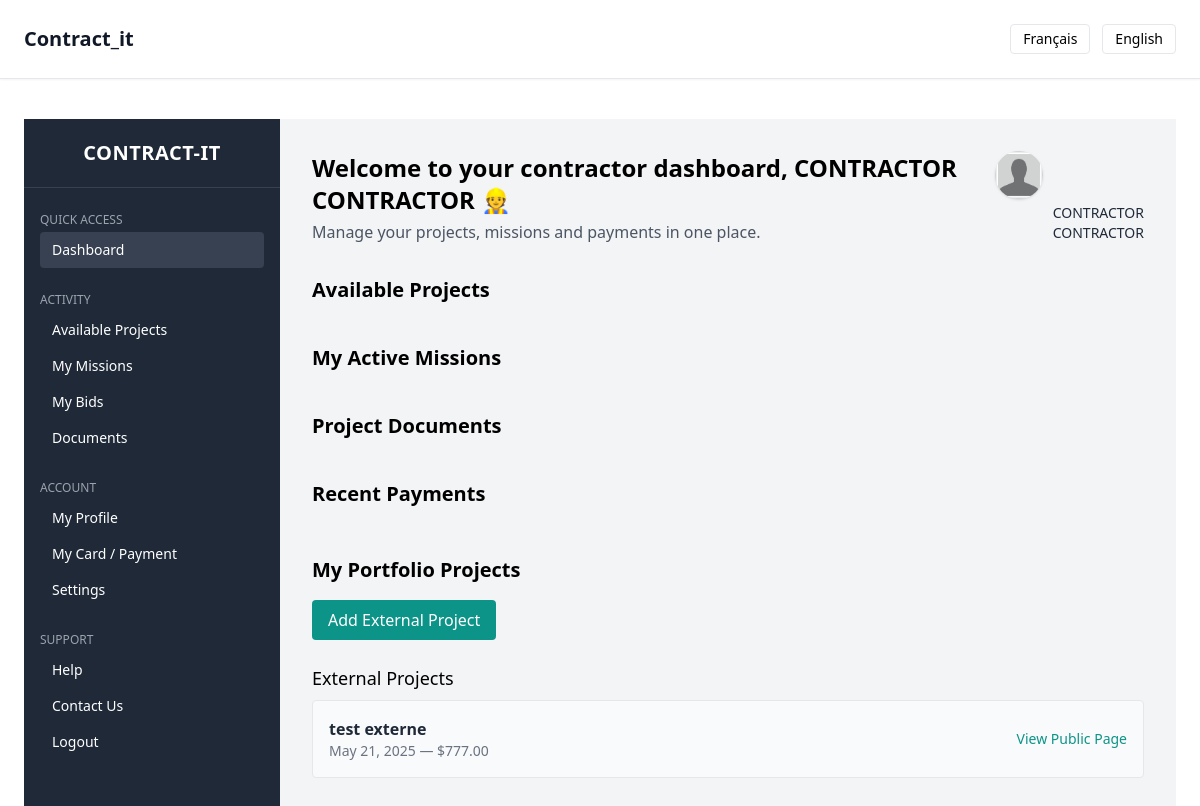
Screenshot of /api/accounts/dashboard/contractor/ (signed in) with the database file from the repository.
### accounts/models.py (models this page shows, shortened)
class CustomUser(AbstractBaseUser, PermissionsMixin):
    email = models.EmailField(unique=True, help_text="Adresse courriel utilisée pour se connecter à la plateforme. Obligatoire.")
    first_name = models.CharField(max_length=150, blank=True, help_text="Prénom de l'utilisateur. Optionnel.")
    last_name = models.CharField(max_length=150, blank=True, help_text="Nom de famille de l'utilisateur. Optionnel.")
    phone = models.CharField(max_length=15, blank=True, help_text="Numéro de téléphone. Optionnel.")
    city = models.CharField(max_length=100, help_text="Ville de résidence de l'utilisateur. Obligatoire.")
    language = models.CharField(max_length=10, choices=LANGUAGE_CHOICES, default='fr', help_text="Langue de l'interface utilisateur.")
    profile_picture = models.ImageField(
        upload_to='profiles/',
        blank=True,
        null=True,
        default='core/images/default-avatar.jpg',
        help_text="Photo de profil affichée publiquement. Optionnel."
    )
    bio = models.TextField(blank=True, help_text="Courte biographie affichée publiquement. Optionnel.")
    company_name = models.CharField(max_length=255, blank=True, help_text="Nom d'entreprise ou identité professionnelle. Optionnel.")
    is_verified = models.BooleanField(default=False, help_text="Statut de vérification validé manuellement par l'équipe. Optionnel.")
    date_joined = models.DateTimeField(auto_now_add=True, help_text="Date d'inscription de l'utilisateur. Générée automatiquement.")
    is_client = models.BooleanField(default=False, help_text="L'utilisateur peut publier des projets (client).")
    is_contractor = models.BooleanField(default=False, help_text="L'utilisateur peut proposer ses services (entrepreneur).")
    specialties = models.CharField(max_length=255, blank=True, help_text="Spécialités : plomberie, électricité, toiture, etc.")
    hourly_rate = models.DecimalField(max_digits=8, decimal_places=2, null=True, blank=True, help_text="Tarif horaire proposé. Optionnel.")
    availability = models.CharField(max_length=100, blank=True, help_text="Disponibilité actuelle (ex. : Disponible en juin).")
    certifications = models.TextField(blank=True, help_text="Certifications détenues (RBQ, ASP, etc.).")
    project_history_count = models.PositiveIntegerField(default=0, help_text="Nombre total de projets publiés.")
    USERNAME_FIELD = 'email'
    REQUIRED_FIELDS = ['language']
    objects = CustomUserManager()
    is_active = models.BooleanField(default=True, help_text="Statut actif du compte.")
    is_staff = models.BooleanField(default=False, help_text="Autorisation d'accès à l’interface d’administration.")

### projects/models.py (models this page shows, shortened)
class ExternalPortfolioItem(models.Model):
    user = models.ForeignKey(
        CustomUser,
        on_delete=models.CASCADE,  # 🔁 Si l'utilisateur est supprimé, ses projets le sont aussi
        related_name='external_portfolio_items',
        help_text="Utilisateur (entrepreneur) ayant réalisé ce projet externe."
    )
    title = models.CharField(
        max_length=100,
        help_text="Titre court et explicite du projet externe (ex. : Rénovation cuisine 2023)."
    )
    description = models.TextField(
        blank=True,
        help_text="Description libre du projet (matériaux, durée, défis techniques…)."
    )
    date = models.DateField(
        help_text="Date à laquelle le projet a été réalisé (mois ou année)."
    )
    duration = models.CharField(
        max_length=100,
        help_text="Durée totale du projet (ex. : 3 semaines, 2 mois)."
    )
    price = models.DecimalField(
        max_digits=10,  # 🔢 Jusqu’à 9 999 999.99
        decimal_places=2,
        help_text="Montant payé pour la réalisation du projet (en dollars CAD)."
    )
    created_at = models.DateTimeField(
        auto_now_add=True,
        help_text="Date d’enregistrement de ce projet dans le portfolio."
    )
    visible_in_portfolio = models.BooleanField(
        default=True,
        help_text="Ce projet est-il visible par les visiteurs du profil public ?"
    )

### accounts/views.py (the view)
# urls.py: path("dashboard/contractor/", views.contractor_dashboard_view, name="contractor_dashboard_view"),  # Tableau de bord entrepreneur
@login_required
@contractor_required
def contractor_dashboard_view(request):
    return render(request, "accounts/contractor_dashboard.html", {
        "user": request.user
    })

### accounts/context_processors.py (called while the page is built)
def user_roles(request):
    user = request.user  # 🔍 Récupère l’utilisateur connecté (AnonymousUser si non connecté)
    return {
        'is_client': getattr(user, 'is_client', False),         # ✅ True si client, sinon False
        'is_contractor': getattr(user, 'is_contractor', False)  # ✅ True si entrepreneur, sinon False
    }

### accounts/permissions.py (called while the page is built)
def contractor_required(view_func):
    actual_decorator = user_passes_test(
        lambda u: u.is_authenticated and u.is_contractor,  # 🧠 Condition à respecter
        login_url='/login/'                                # 🔁 Redirection si la condition échoue
    )
    return actual_decorator(view_func)  # 🔄 On retourne la vue modifiée par le décorateur

### accounts/templates/accounts/contractor_dashboard.html (shortened to what this page needs)
{% extends "core/useful/base2.html" %}
{% load i18n %}
{% load static %}
{% block content %}
<div class="flex min-h-screen bg-gray-100">
    <aside class="w-64 bg-gray-800 text-white flex flex-col justify-between">
        <div>
            <div class="px-6 py-5 text-center border-b border-gray-700">
                <h1 class="text-xl font-bold tracking-wide uppercase text-white">CONTRACT-IT</h1>
            </div>
            <nav class="mt-6 px-4 space-y-4 text-sm">
                <div>
                    <p class="uppercase text-gray-400 text-xs mb-1">{% trans "Quick Access" %}</p>
                    <a href="#" class="block py-2 px-3 bg-gray-700 rounded">{% trans "Dashboard" %}</a>
                </div>
                <div>
                    <p class="uppercase text-gray-400 text-xs mt-6 mb-1">{% trans "Activity" %}</p>
                    <a href="{% url 'find_jobs_view' %}" class="block py-2 px-3 hover:bg-gray-700 rounded">
                        {% trans "Available Projects" %}
                    </a>
                    <a href="{% url 'awarded_projects_view' %}" class="block py-2 px-3 hover:bg-gray-700 rounded">
                        {% trans "My Missions" %}
                    </a>
                    <a href="{% url 'my_bids_view' %}" class="block py-2 px-3 hover:bg-gray-700 rounded">
                        {% trans "My Bids" %}
                    </a>
                    <a href="#" class="block py-2 px-3 hover:bg-gray-700 rounded">
                        {% trans "Documents" %}
                    </a>
                </div>
                <div>
                    <p class="uppercase text-gray-400 text-xs mt-6 mb-1">{% trans "Account" %}</p>
                    <a href="{% url 'contractor_detail_view' user.id %}" class="block py-2 px-3 hover:bg-gray-700 rounded">{% trans "My Profile" %}</a>
                    <a href="#" class="block py-2 px-3 hover:bg-gray-700 rounded">{% trans "My Card / Payment" %}</a>
                    <a href="#" class="block py-2 px-3 hover:bg-gray-700 rounded">{% trans "Settings" %}</a>
                </div>
                <div>
                    <p class="uppercase text-gray-400 text-xs mt-6 mb-1">{% trans "Support" %}</p>
                    <a href="#" class="block py-2 px-3 hover:bg-gray-700 rounded">{% trans "Help" %}</a>
                    <a href="#" class="block py-2 px-3 hover:bg-gray-700 rounded">{% trans "Contact Us" %}</a>
                    <a href="{% url 'logout_view' %}" class="block py-2 px-3 hover:bg-gray-700 rounded">{% trans "Logout" %}</a>
                </div>
            </nav>
        </div>
    </aside>
    <main class="flex-1 p-8">
        <div class="flex justify-between items-center mb-8">
            <div>
                <h2 class="text-2xl font-bold">
                    {% trans "Welcome to your contractor dashboard" %}, {{ user.first_name }} {{ user.last_name }} 👷
                </h2>
                <p class="text-gray-600 mt-1">{% trans "Manage your projects, missions and payments in one place." %}</p>
            </div>
            <div class="text-right">
                <a href="{% url 'contractor_detail_view' user.id %}" class="inline-block">
                    <img src="{{ user.profile_picture.url }}" alt="{% trans 'Profile picture' %}"
                        class="w-12 h-12 rounded-full shadow">
                    <p class="mt-1 text-sm font-medium text-gray-800">
                        {{ user.first_name }} {{ user.last_name }}
                    </p>
                </a>
            </div>
        </div>
        <section class="mb-10">
            <h3 class="text-xl font-semibold mb-4">{% trans "Available Projects" %}</h3>
        </section>
        <section class="mb-10">
            <h3 class="text-xl font-semibold mb-4">{% trans "My Active Missions" %}</h3>
        </section>
        <section class="mb-10">
            <h3 class="text-xl font-semibold mb-4">{% trans "Project Documents" %}</h3>
        </section>
        <section>
            <h3 class="text-xl font-semibold mb-4">{% trans "Recent Payments" %}</h3>
        </section>
        <section class="mt-12">
            <h3 class="text-xl font-semibold mb-4">{% trans "My Portfolio Projects" %}</h3>
            <a href="{% url 'add_external_portfolio_view' %}" class="inline-block mb-6 px-4 py-2 bg-teal-600 text-white rounded hover:bg-teal-700">
                {% trans "Add External Project" %}
            </a>
            {% if user.external_portfolio_items.all %}
                <h4 class="text-lg font-medium mb-2">{% trans "External Projects" %}</h4>
                <ul class="space-y-2 mb-8">
                    {% for item in user.external_portfolio_items.all %}
                        <li class="border p-4 rounded bg-gray-50">
                            <div class="flex items-center justify-between">
                                <div>
                                    <p class="font-bold text-gray-800">{{ item.title }}</p>
                                    <p class="text-sm text-gray-500">{{ item.date }} — ${{ item.price }}</p>
                                </div>
                                <a href="{% url 'external_portfolio_detail_view' item.id %}" class="text-sm text-teal-600 hover:underline">
                                    {% trans "View Public Page" %}
                                </a>
                            </div>
                        </li>
                    {% endfor %}
                </ul>
            {% endif %}
        </section>
    </main>
</div>
{% endblock %}

### rows the page displays
CustomUser: first_name "CONTRACTOR", last_name "CONTRACTOR", profile_picture (placeholder picture)
ExternalPortfolioItem: title "test externe", date "May 21, 2025", price "777.00"
